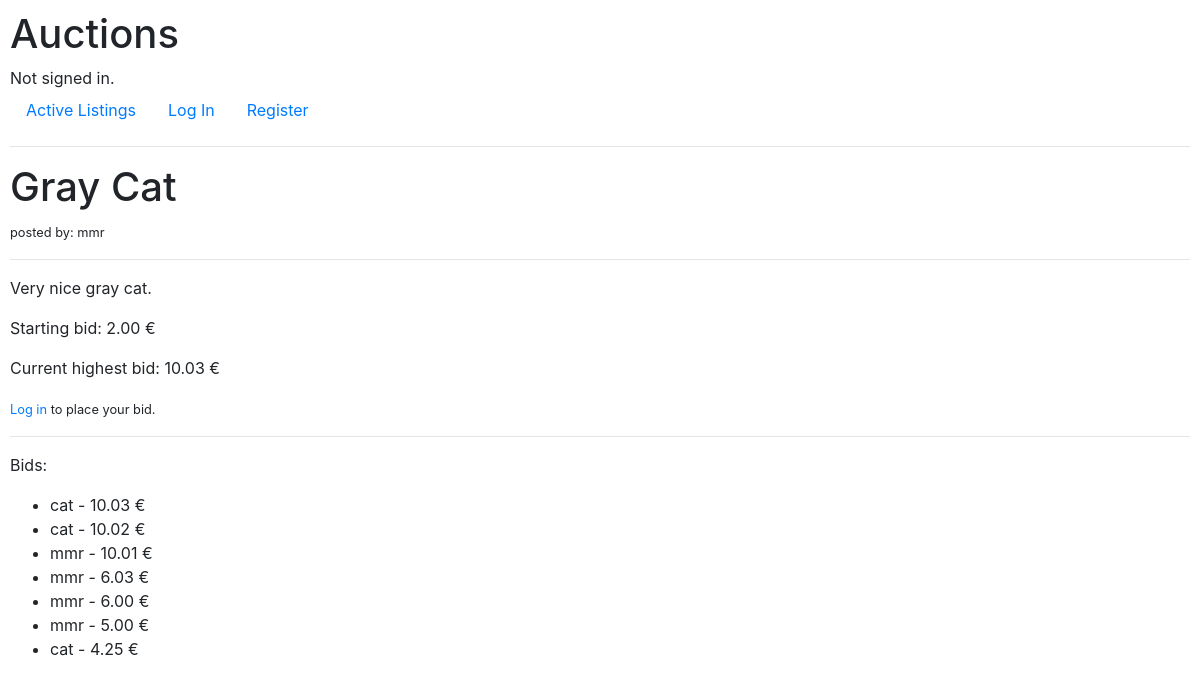
Page /4/ on the committed database.
### auctions/models.py (models this page shows, shortened)
class Listing(models.Model):
    title = models.CharField(max_length=120)
    description = models.TextField()
    starting_bid = models.DecimalField(max_digits=30, decimal_places=2)
    user = models.ForeignKey(User, on_delete=models.CASCADE)
    def bids(self):
        return Bid.objects.filter(listing=self.pk).order_by('-bid')
    def highest_bid(self):
        return Bid.objects.filter(listing=self.pk).order_by('-bid').first()

class User(AbstractUser):
    pass

class Bid(models.Model):
    user = models.ForeignKey(User, on_delete=models.CASCADE)
    listing = models.ForeignKey(Listing, on_delete=models.CASCADE)
    bid = models.DecimalField(max_digits=30, decimal_places=2)

### auctions/views.py (the view)
# urls.py: path('<int:pk>/', views.detail_view, name='listing'),
def detail_view(request, pk):
    listing = Listing.objects.get(pk=pk)
    bids = Listing.bids(listing)
    highest_bid = Listing.highest_bid(listing)
    your_bid = float(Listing.highest_bid(listing).bid) + 0.01
    if request.method == 'POST':
        bid = request.POST['bid']
        user = request.user
        listing = Listing.objects.get(pk=pk)
        if float(bid) < float(highest_bid.bid):
            return render(request, 'auctions/listing.html', {
                'pk': pk,
                'listing':listing,
                'bids': bids,
                'highest_bid': highest_bid,
                'your_bid': your_bid,
                'message': 'Your bid must be higher than current highest bid!'
            })
        b = Bid(listing=listing, bid=bid, user=user)
        b.save()
        return HttpResponseRedirect(reverse('listing', args=[pk]))
    else:
        return render(request, 'auctions/listing.html', {
                'listing':listing,
                'bids': bids,
                'highest_bid': highest_bid,
                'your_bid': your_bid
            })

### auctions/templates/auctions/listing.html
{% extends 'auctions/layout.html' %}
{% block body %}
<h1>{{ listing.title }}</h1>
<small>posted by: {{ listing.user.username }}</small>
<hr>
<p>{{ listing.description }}</p>
<p>Starting bid: {{ listing.starting_bid }} €</p>
<p>Current highest bid: {{ highest_bid.bid }} €</p>
{% if user.is_authenticated %}
    <form method="post">{% csrf_token %}
        <label for='bid'>Bid now:</label>
        <input type='number' id='bid' name='bid' min='{{ your_bid }}' value='{{ your_bid }}' step="0.01">
        <input type="submit" value="Bid">
    </form>
    {% if message %}
        <div>{{ message }}</div>
    {% endif %}
{% else %}
    <small><a href="{% url 'login' %}">Log in</a> to place your bid.</small>
{% endif %}
<hr>
<p>Bids:</p>
<ul>
    {% for bid in bids %}
        <li>{{ bid.user.username }} - {{ bid.bid }} €</li>
    {% endfor %}
</ul>
{% endblock %}

### auctions/templates/auctions/layout.html (shortened to what this page needs)
{% load static %}
<!DOCTYPE html>
<html lang="en">
    <head>
        <link rel="stylesheet" href="https://stackpath.bootstrapcdn.com/bootstrap/4.4.1/css/bootstrap.min.css">
        <link href="{% static 'auctions/styles.css' %}" rel="stylesheet">
    </head>
    <body>
        <h1>Auctions</h1>
        <div>
            {% if user.is_authenticated %}
                Signed in as <strong>{{ user.username }}</strong>.
            {% else %}
                Not signed in.
            {% endif %}
        </div>
        <ul class="nav">
            <li class="nav-item">
                <a class="nav-link" href="{% url 'index' %}">Active Listings</a>
            </li>
            {% if user.is_authenticated %}
                <li class="nav-item">
                    <a class="nav-link" href="{% url 'logout' %}">Log Out</a>
                </li>
            {% else %}
                <li class="nav-item">
                    <a class="nav-link" href="{% url 'login' %}">Log In</a>
                </li>
                <li class="nav-item">
                    <a class="nav-link" href="{% url 'register' %}">Register</a>
                </li>
            {% endif %}
        </ul>
        <hr>
        {% block body %}
        {% endblock %}
    </body>
</html>

### auctions/static/auctions/styles.css (style rules this page uses)
body { padding: 10px; }

### rows in the picture
Listing: title "Gray Cat", user.username "mmr", description "Very nice gray cat.", starting_bid "2.00"
Bid: bid "10.03", user.username "cat"
Bid: user.username "cat", bid "10.02"
Bid: user.username "mmr", bid "10.01"
Bid: user.username "mmr", bid "6.03"
Bid: user.username "mmr", bid "6.00"
Bid: user.username "mmr", bid "5.00"
Bid: user.username "cat", bid "4.25"
